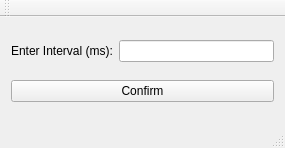
<?xml version="1.0" encoding="UTF-8"?>
<ui version="4.0">
 <class>MainWindow</class>
 <widget class="QMainWindow" name="MainWindow">
  <property name="geometry">
   <rect>
    <x>0</x>
    <y>0</y>
    <width>285</width>
    <height>148</height>
   </rect>
  </property>
  <property name="windowTitle">
   <string>ROBOT</string>
  </property>
  <widget class="QWidget" name="centralWidget">
   <layout class="QHBoxLayout" name="horizontalLayout_2">
    <item>
     <layout class="QVBoxLayout" name="verticalLayout">
      <item>
       <layout class="QHBoxLayout" name="horizontalLayout">
        <item>
         <widget class="QLabel" name="label">
          <property name="text">
           <string>Enter Interval (ms):</string>
          </property>
         </widget>
        </item>
        <item>
         <widget class="QLineEdit" name="lineEdit">
          <property name="text">
           <string/>
          </property>
         </widget>
        </item>
       </layout>
      </item>
      <item>
       <widget class="QPushButton" name="pushButton">
        <property name="text">
         <string>Confirm</string>
        </property>
       </widget>
      </item>
     </layout>
    </item>
   </layout>
  </widget>
  <widget class="QMenuBar" name="menuBar">
   <property name="geometry">
    <rect>
     <x>0</x>
     <y>0</y>
     <width>285</width>
     <height>26</height>
    </rect>
   </property>
  </widget>
  <widget class="QToolBar" name="mainToolBar">
   <attribute name="toolBarArea">
    <enum>TopToolBarArea</enum>
   </attribute>
   <attribute name="toolBarBreak">
    <bool>false</bool>
   </attribute>
  </widget>
  <widget class="QStatusBar" name="statusBar"/>
 </widget>
 <layoutdefault spacing="6" margin="11"/>
 <tabstops>
  <tabstop>lineEdit</tabstop>
  <tabstop>pushButton</tabstop>
 </tabstops>
 <resources/>
 <connections/>
</ui>
